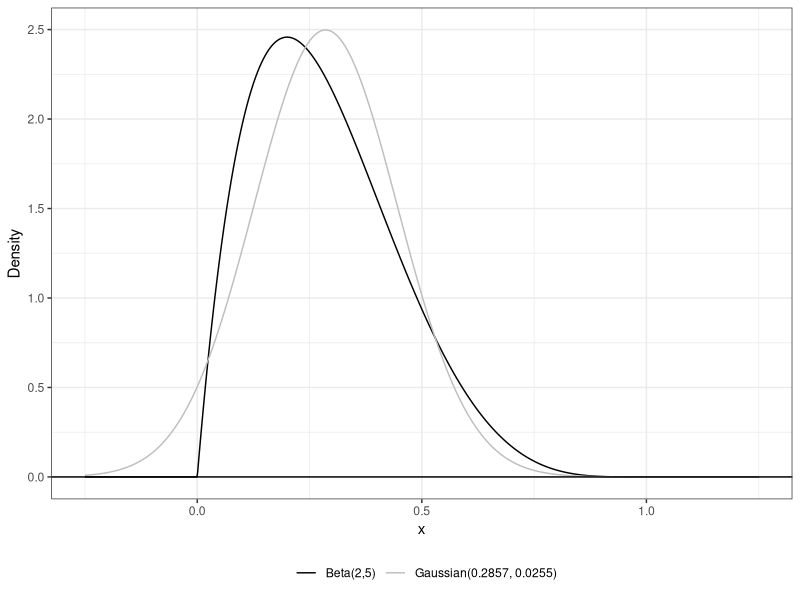
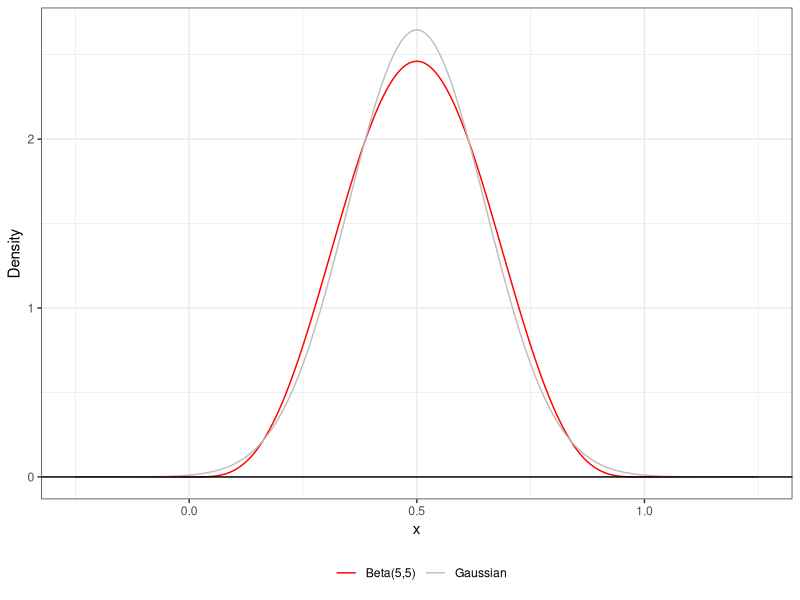
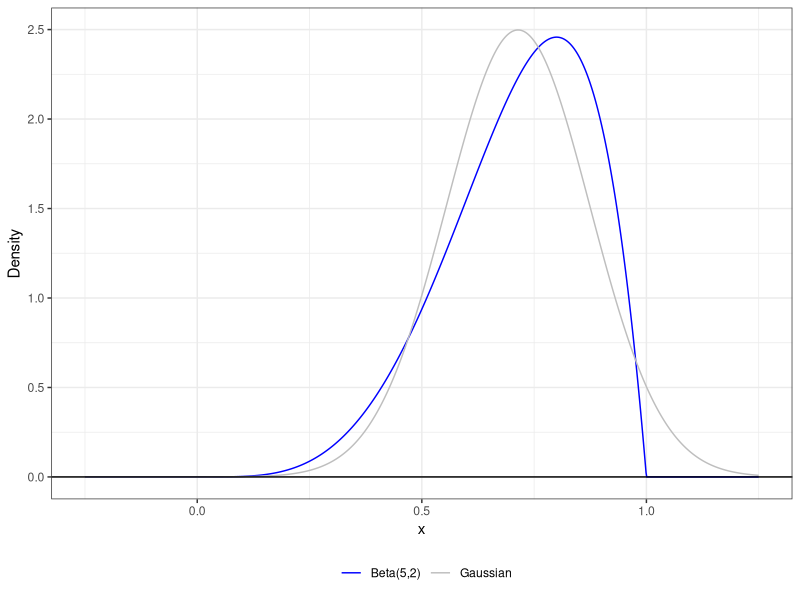
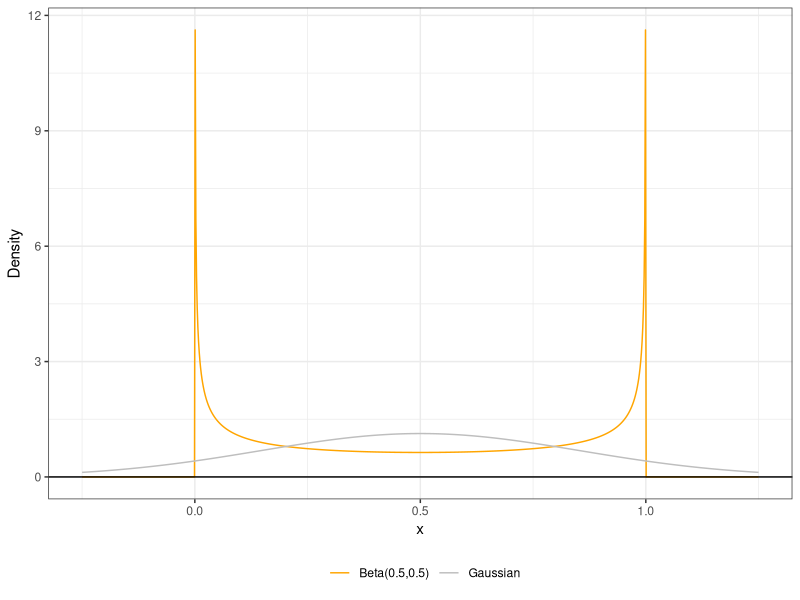
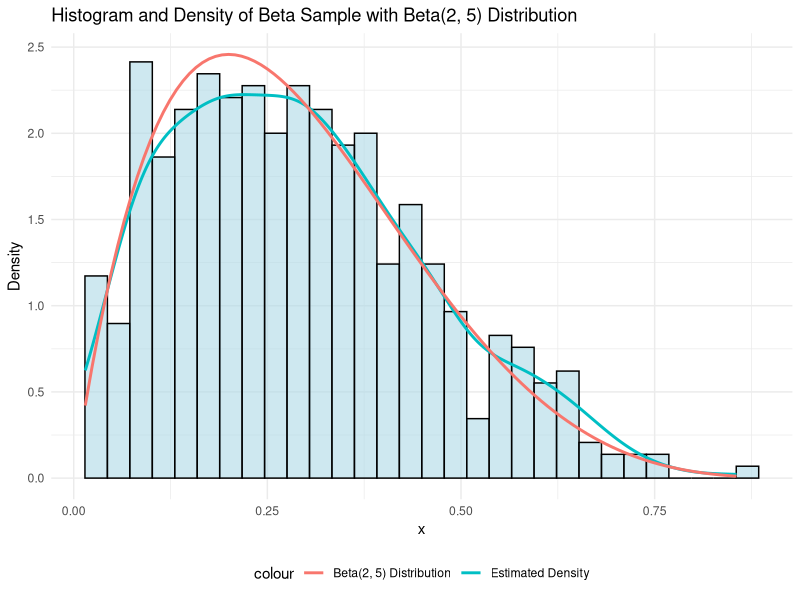
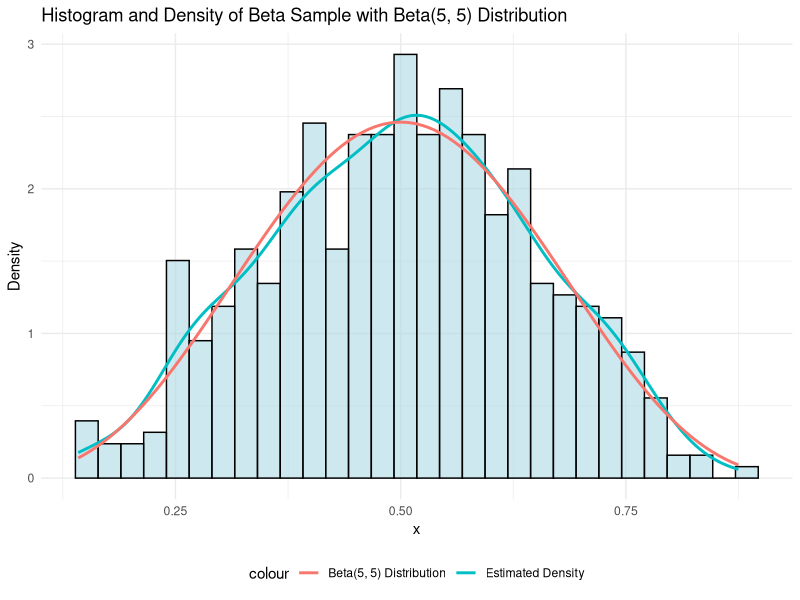
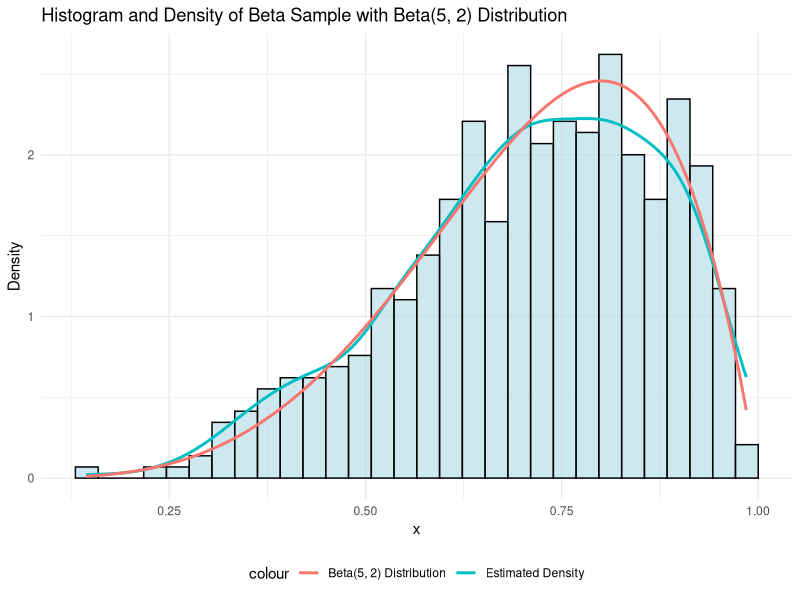
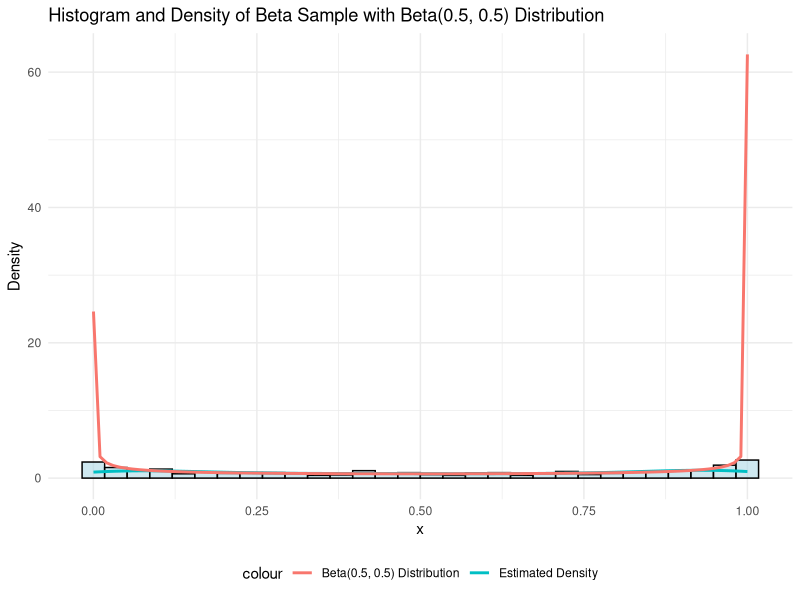

Reproduce these figures in R, in order.
#Task One
library(tidyverse)
library()
#create a function that takes alpha and beta as inputs and computes the 
#mean, variance, skewness, and excess kurtosis
Beta = function(alpha, beta){
mean=alpha/(alpha+beta)
variance= (alpha*beta)/((alpha+beta+1)*(alpha+beta)^2)
skewness= (2*(beta-alpha)*sqrt(alpha+beta+1))/((alpha+beta+2)*sqrt(alpha*beta))
kurtosis= ((6*((alpha-beta)^2*(alpha+beta+1)-alpha*beta*(alpha+beta+2)))/(alpha*beta*(alpha+beta+2)*(alpha+beta+3)))
return(c(alpha=alpha, beta=beta, mean = mean, variance = variance, skewness = skewness, kurtosis = kurtosis))
}


#Case 1
alpha=2
beta=5
case_1=Beta(alpha,beta)
q1.fig.dat <- tibble(x = seq(-0.25, 1.25, length.out=1000))|>   # generate a grid of points
  mutate(beta.pdf = dbeta(x, alpha, beta),                      # compute the beta PDF
         norm.pdf = dnorm(x,                                    # Gaussian distribution with
                          mean = alpha/(alpha+beta),            # same mean and variance
                          sd = sqrt((alpha*beta)/((alpha+beta)^2*(alpha+beta+1)))))

ggplot(data= q1.fig.dat)+                                              # specify data
  geom_line(aes(x=x, y=beta.pdf, color="Beta(2,5)")) +                 # plot beta dist
  geom_line(aes(x=x, y=norm.pdf, color="Gaussian(0.2857, 0.0255)")) +  # plot guassian dist
  geom_hline(yintercept=0)+                                            # plot x axis
  theme_bw()+                                                          # change theme
  xlab("x")+                                                           # label x axis
  ylab("Density")+                                                     # label y axis
  scale_color_manual("", values = c("black", "grey"))+                 # change colors
  theme(legend.position = "bottom")                                    # move legend to bottom

#Case 2
alpha=5
beta=5
case_2=Beta(alpha,beta)
q1.fig.dat <- tibble(x = seq(-0.25, 1.25, length.out=1000))|>   # generate a grid of points
  mutate(beta.pdf = dbeta(x, alpha, beta),                      # compute the beta PDF
         norm.pdf = dnorm(x,                                    # Gaussian distribution with
                          mean = alpha/(alpha+beta),            # same mean and variance
                          sd = sqrt((alpha*beta)/((alpha+beta)^2*(alpha+beta+1)))))

ggplot(data= q1.fig.dat)+                                              # specify data
  geom_line(aes(x=x, y=beta.pdf, color="Beta(5,5)")) +                 # plot beta dist
  geom_line(aes(x=x, y=norm.pdf, color="Gaussian")) +  # plot guassian dist
  geom_hline(yintercept=0)+                                            # plot x axis
  theme_bw()+                                                          # change theme
  xlab("x")+                                                           # label x axis
  ylab("Density")+                                                     # label y axis
  scale_color_manual("", values = c("red", "grey"))+                 # change colors
  theme(legend.position = "bottom")

#Case 3
alpha=5
beta=2
case_3=Beta(alpha,beta)
q1.fig.dat <- tibble(x = seq(-0.25, 1.25, length.out=1000))|>   # generate a grid of points
  mutate(beta.pdf = dbeta(x, alpha, beta),                      # compute the beta PDF
         norm.pdf = dnorm(x,                                    # Gaussian distribution with
                          mean = alpha/(alpha+beta),            # same mean and variance
                          sd = sqrt((alpha*beta)/((alpha+beta)^2*(alpha+beta+1)))))

ggplot(data= q1.fig.dat)+                                              # specify data
  geom_line(aes(x=x, y=beta.pdf, color="Beta(5,2)")) +                 # plot beta dist
  geom_line(aes(x=x, y=norm.pdf, color="Gaussian")) +  # plot guassian dist
  geom_hline(yintercept=0)+                                            # plot x axis
  theme_bw()+                                                          # change theme
  xlab("x")+                                                           # label x axis
  ylab("Density")+                                                     # label y axis
  scale_color_manual("", values = c("blue", "grey"))+                 # change colors
  theme(legend.position = "bottom")

#Case 4
alpha=0.5
beta=0.5
case_4=Beta(alpha,beta)
q1.fig.dat <- tibble(x = seq(-0.25, 1.25, length.out=1000))|>   # generate a grid of points
  mutate(beta.pdf = dbeta(x, alpha, beta),                      # compute the beta PDF
         norm.pdf = dnorm(x,                                    # Gaussian distribution with
                          mean = alpha/(alpha+beta),            # same mean and variance
                          sd = sqrt((alpha*beta)/((alpha+beta)^2*(alpha+beta+1)))))

ggplot(data= q1.fig.dat)+                                              # specify data
  geom_line(aes(x=x, y=beta.pdf, color="Beta(0.5,0.5)")) +                 # plot beta dist
  geom_line(aes(x=x, y=norm.pdf, color="Gaussian")) +  # plot guassian dist
  geom_hline(yintercept=0)+                                            # plot x axis
  theme_bw()+                                                          # change theme
  xlab("x")+                                                           # label x axis
  ylab("Density")+                                                     # label y axis
  scale_color_manual("", values = c("orange", "grey"))+                 # change colors
  theme(legend.position = "bottom")

#create a table containing all four cases
combined_matrix=rbind(case_1, case_2, case_3, case_4)
results_table=as.data.frame(combined_matrix)

#Task Two
# function
beta.moment=function(alpha, beta, k, centered){
  if (centered==F){
    integrand= function(x) dbeta(x, alpha, beta)*x^k #function under integral
    uncentered_moment=integrate(integrand,lower=0, upper=1)#integrates over support [0,1]
    return(uncentered_moment$value)}
  if (centered==T){
    mu_x=alpha/(alpha+beta) #E(x) mean 
    integrand=function(x) dbeta(x, alpha, beta)*(x-mu_x)^k #function under integral
    centered_moment=integrate(integrand,lower=0, upper=1) #integrates over support [0,1]
    return(centered_moment$value)}
}

#Case 1
alpha=2
beta=5
part_2_case_1=beta.moment(alpha, beta, k=2, centered=F)#change for each moment

#Case 2
alpha=5
beta=5
part_2_case_2=beta.moment(alpha, beta, k=2, centered=F)#change for each moment

#Case 3
alpha=5
beta=2
part_2_case_3=beta.moment(alpha, beta, k=2, centered=F)#change for each moment

#Case 4
alpha=0.5
beta=0.5
part_2_case_4=beta.moment(alpha, beta, k=2, centered=F)#change for each moment


#Task Three
library(e1071) #used for some statistics calculations
#Case 1
set.seed(7272) # Set seed so we all get the same results.
sample.size <- 500 # Specify sample details
alpha <- 2
beta <- 5
beta.sample <- rbeta(n = sample.size,  # sample size
                     shape1 = alpha,   # alpha parameter
                     shape2 = beta)    # beta parameter
# Create a data frame for plotting
data_case_1 <- tibble(data_case_1 = beta.sample)

# Plot the histogram, density estimate, and Beta(2,5) distribution
ggplot(data_case_1, aes(x = data_case_1)) +
  # Histogram with density fill
  geom_histogram(aes(y = ..density..), bins = 30, fill = "lightblue", color = "black", alpha = 0.6) +
  
  # Estimated density from the data
  stat_density(aes(color = "Estimated Density"), size = 1, geom="line") +
  
  # Superimpose the Beta(2,5) distribution
  stat_function(
    fun = dbeta, args = list(shape1 = alpha, shape2 = beta), 
    size = 1,aes(color = "Beta(2, 5) Distribution")) +
  
  # Labels and themes
  labs(
    title = "Histogram and Density of Beta Sample with Beta(2, 5) Distribution",
    x = "x",
    y = "Density"
  ) +
  theme_minimal()+
  theme(legend.position = "bottom")



summary_stats_case_1 <- tibble(data = beta.sample) |>
  summarize(
    mean_sample = mean(data),
    variance_sample = var(data),
    skewness_sample = skewness(data),
    kurtosis_sample = kurtosis(data)  # Excess kurtosis
  )

#Case 2
set.seed(7272) # Set seed so we all get the same results.
sample.size <- 500 # Specify sample details
alpha <- 5
beta <- 5
beta.sample <- rbeta(n = sample.size,  # sample size
                     shape1 = alpha,   # alpha parameter
                     shape2 = beta)    # beta parameter

# Create a data frame for plotting
data_case_2 <- tibble(data_case_2 = beta.sample)

# Plot the histogram, density estimate, and Beta(5,5) distribution
ggplot(data_case_2, aes(x = data_case_2)) +
  # Histogram with density fill
  geom_histogram(aes(y = ..density..), bins = 30, fill = "lightblue", color = "black", alpha = 0.6) +
  
  # Estimated density from the data
  stat_density(aes(color = "Estimated Density"), size = 1, geom="line") +
  
  # Superimpose the Beta(5,5) distribution
  stat_function(
    fun = dbeta, args = list(shape1 = alpha, shape2 = beta), 
   size = 1,aes(color = "Beta(5, 5) Distribution")) +
  
  # Labels and themes
  labs(
    title = "Histogram and Density of Beta Sample with Beta(5, 5) Distribution",
    x = "x",
    y = "Density"
  ) +
  theme_minimal()+
  theme(legend.position = "bottom")

summary_stats_case_2 <- tibble(data = beta.sample) |>
  summarize(
    mean_sample = mean(data),
    variance_sample = var(data),
    skewness_sample = skewness(data),
    kurtosis_sample = kurtosis(data)  # Excess kurtosis
  )
#Case 3
set.seed(7272) # Set seed so we all get the same results.
sample.size <- 500 # Specify sample details
alpha <- 5
beta <- 2
beta.sample <- rbeta(n = sample.size,  # sample size
                     shape1 = alpha,   # alpha parameter
                     shape2 = beta)    # beta parameter
# Create a data frame for plotting
data_case_3 <- tibble(data_case_3 = beta.sample)
# Plot the histogram, density estimate, and Beta(5,2) distribution
ggplot(data_case_3, aes(x = data_case_3)) +
  # Histogram with density fill
  geom_histogram(aes(y = ..density..), bins = 30, fill = "lightblue", color = "black", alpha = 0.6) +
  
  # Estimated density from the data
  stat_density(aes(color = "Estimated Density"), size = 1, geom="line") +
  
  # Superimpose the Beta(5,2) distribution
  stat_function(
    fun = dbeta, args = list(shape1 = alpha, shape2 = beta), 
    size = 1,aes(color = "Beta(5, 2) Distribution")) +
  
  # Labels and themes
  labs(
    title = "Histogram and Density of Beta Sample with Beta(5, 2) Distribution",
    x = "x",
    y = "Density"
  ) +
  theme_minimal()+
  theme(legend.position = "bottom")


summary_stats_case_3 <- tibble(data = beta.sample) |>
  summarize(
    mean_sample = mean(data),
    variance_sample = var(data),
    skewness_sample = skewness(data),
    kurtosis_sample = kurtosis(data)  # Excess kurtosis
  )

#Case 4
set.seed(7272) # Set seed so we all get the same results.
sample.size <- 500 # Specify sample details
alpha <- 0.5
beta <- 0.5
beta.sample <- rbeta(n = sample.size,  # sample size
                     shape1 = alpha,   # alpha parameter
                     shape2 = beta)    # beta parameter

#plot a histogram
# Create a data frame for plotting
data_case_4 <- tibble(data_case_4 = beta.sample)

# Plot the histogram, density estimate, and Beta(0.5,0.5) distribution
ggplot(data_case_4, aes(x = data_case_4)) +
  # Histogram with density fill
  geom_histogram(aes(y = ..density..), bins = 30, fill = "lightblue", color = "black", alpha = 0.6) +
  
  # Estimated density from the data
  stat_density(aes(color = "Estimated Density"), size = 1, geom="line") +
  
  # Superimpose the Beta(0.5,0.5) distribution
  stat_function(
    fun = dbeta, args = list(shape1 = alpha, shape2 = beta), 
    size = 1,aes(color = "Beta(0.5, 0.5) Distribution")) +
  
  # Labels and themes
  labs(
    title = "Histogram and Density of Beta Sample with Beta(0.5, 0.5) Distribution",
    x = "x",
    y = "Density"
  ) +
  theme_minimal()+
  theme(legend.position = "bottom")

summary_stats_case_4 <- tibble(data = beta.sample) |>
  summarize(
    mean_sample = mean(data),
    variance_sample = var(data),
    skewness_sample = skewness(data),
    kurtosis_sample = kurtosis(data)  # Excess kurtosis
  )


#combine all four of the cases of summary stats into one table
combined_summary_matrix=rbind(summary_stats_case_1, summary_stats_case_2, summary_stats_case_3, summary_stats_case_4)
summarize_table=as.data.frame(combined_summary_matrix)


#Task Four